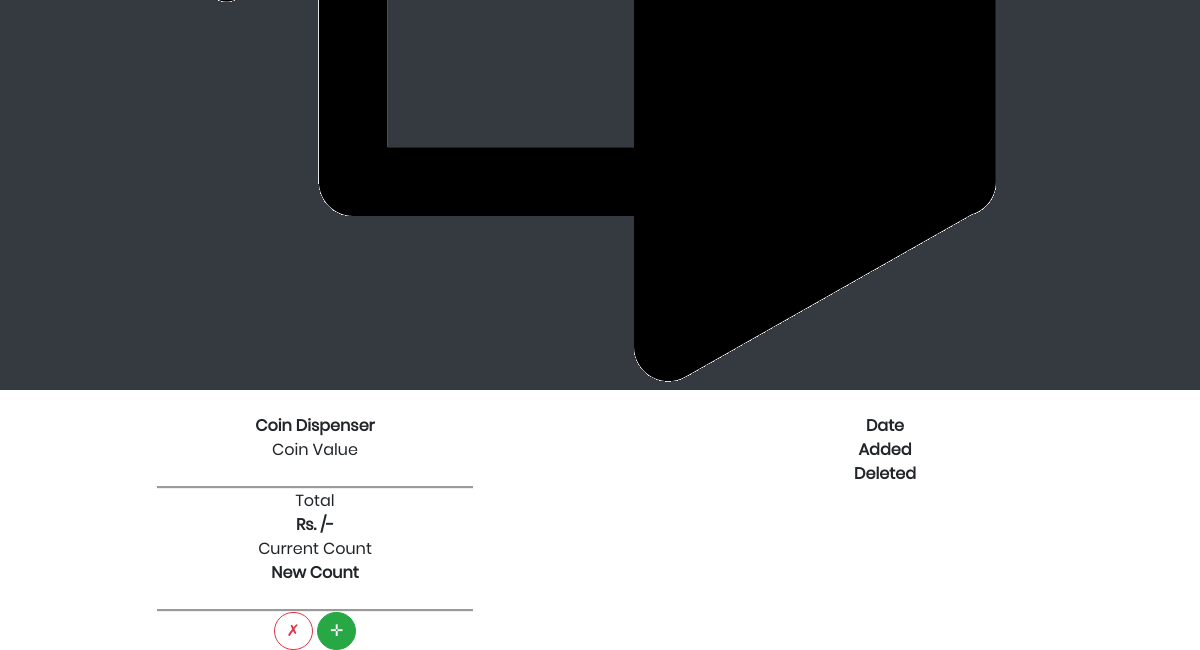
The page /coin_dispenser/ (signed in, lower part) on the database as committed earlier.
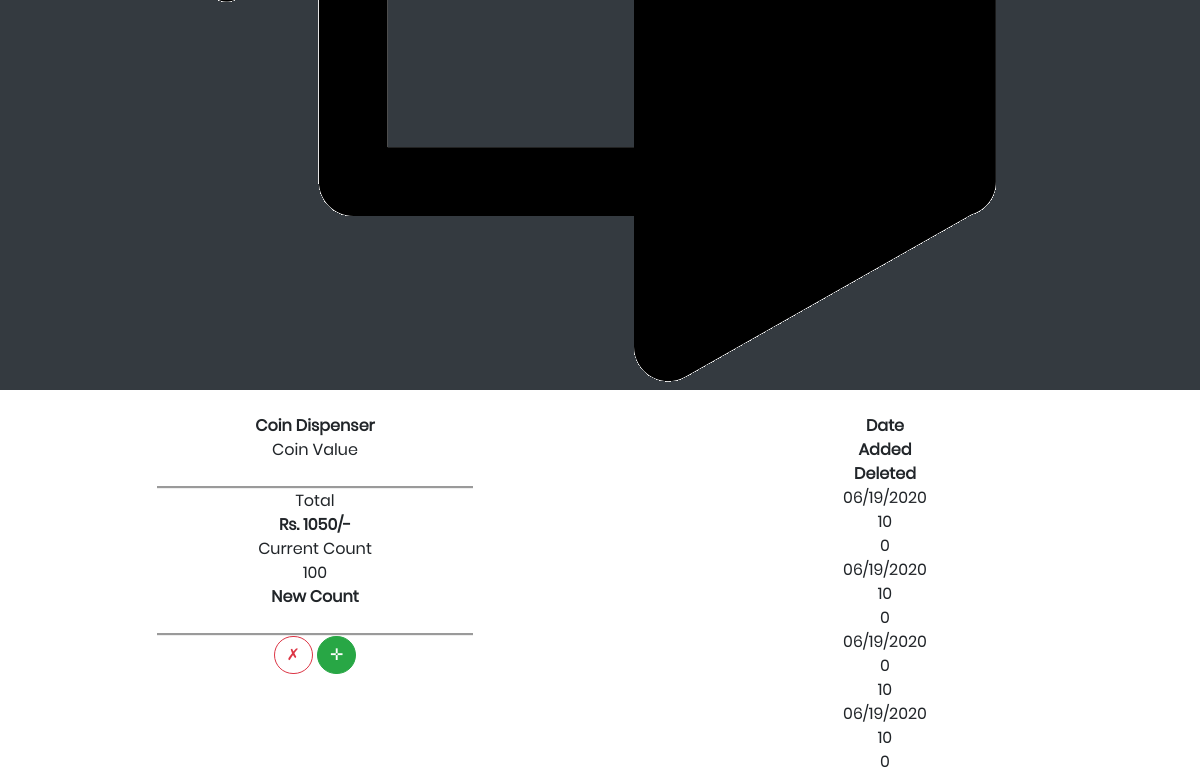
The same page on the database as committed later.
### store/models.py (models this page shows)
class CoinDispenser(models.Model):
    value=models.IntegerField(default=0)
    count=models.IntegerField(default=0)
    total=models.IntegerField(default=0)
    added=models.IntegerField(default=0)
    deleted=models.IntegerField(default=0)
    date_added=models.DateTimeField(auto_now_add=True)

### store/coin_dispenser.py (the view, shortened to what this page needs)
# urls.py: path('coin_dispenser/',coin_dispenser.coin_dispenser, name="coin_dispenser"),
@login_required(login_url='signin')
def coin_dispenser(request):
    coins = CoinDispenser.objects.all().order_by('date_added')
    context = {}
    try:
        coin = CoinDispenser.objects.latest('date_added')
        total = coin.total
        count = coin.count
        context = {'coins':coins, 'total':total, 'count':count}
    except:
        context = {'coins':coins}
        pass
    return render(request, 'controls/coin_dispenser.html', context)

### store/templates/controls/coin_dispenser.html (shortened to what this page needs)
{% extends 'controls/main.html' %}
{% load static %}
{% block content %}
<center>
	<div class="row">
		<div class="col-sm">
			<div class="box-element">
				<center>
					<strong>Coin Dispenser</strong>
				</center>
				<form id="form" method="POST" action="" enctype="multipart/form-data">
					<div class="cart-row">
						<div style="flex:1">Coin Value</div>
						<div style="flex:1"><input type="number" name="value" id="value" class="inputStyle" required /></div>
					</div>
					<div class="cart-row">
						<div style="flex:1">Total</div>
						<div style="flex:1"><strong>Rs. {{total}}/-</strong></div>
					</div>
					<div class="cart-row">
						<div style="flex:1">Current Count</div>
						<div style="flex:1">{{count}}</div>
					</div>
					<div class="cart-row">
						<div style="flex:1"><strong>New Count</strong></div>
						<div style="flex:1"><input type="number" name="count" id="count" class="inputStyle" required /></div>
					</div>
					<center>
						<button type="button" style="border-radius: 25px;" class="btn btn-outline-danger" onClick="removeCoin()">&#10007;</button>
						<button type="submit" style="border-radius: 25px;" class="btn btn-success">&#10011;</button>
					</center>
				</form>
			</div>
		</div>
		<div class="col-sm">
		<center>
			<div class="box-element">
				<div class="cart-row">
					<div style="flex:1"><strong>Date</strong></div>
					<div style="flex:1"><strong>Added</strong></div>
					<div style="flex:1"><strong>Deleted</strong></div>
				</div>
				{% for coin in coins %}
				<div class="cart-row">
					<div style="flex:1">{{coin.date_added|date:"SHORT_DATE_FORMAT"}}</div>
					<div style="flex:1">{{coin.added}}</div>
					<div style="flex:1">{{coin.deleted}}</div>
				</div>
				{% endfor %}
			</div>
		</center>
		</div>
	</div>
</center>
{% endblock content %}

Rows that differ between the two databases and show on the page:
added CoinDispenser: date_added "06/19/2020", added "10", deleted "0"
added CoinDispenser: date_added "06/19/2020", added "10", deleted "0"
added CoinDispenser: date_added "06/19/2020", added "0", deleted "10"
added CoinDispenser: date_added "06/19/2020", added "10", deleted "0"
Other text that changed with them:
{{ total }}: (not shown) → "1050"
{{ count }}: (not shown) → "100"
